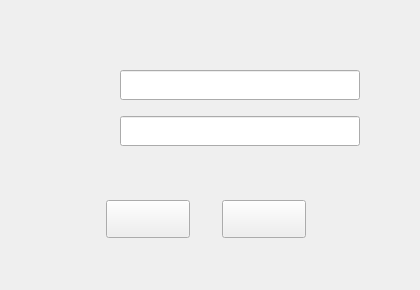
<?xml version="1.0" encoding="UTF-8"?>
<ui version="4.0">
 <class>dlg_login_blueStyle</class>
 <widget class="QDialog" name="dlg_login_blueStyle">
  <property name="geometry">
   <rect>
    <x>0</x>
    <y>0</y>
    <width>420</width>
    <height>290</height>
   </rect>
  </property>
  <property name="minimumSize">
   <size>
    <width>420</width>
    <height>290</height>
   </size>
  </property>
  <property name="maximumSize">
   <size>
    <width>420</width>
    <height>290</height>
   </size>
  </property>
  <property name="windowTitle">
   <string>dlg_login_blueStyle</string>
  </property>
  <property name="styleSheet">
   <string notr="true">QDialog#dlg_login_blueStyle{border-image: url(:/resource/Resource/login_bg.png);}</string>
  </property>
  <widget class="QToolButton" name="toolButtonOK">
   <property name="geometry">
    <rect>
     <x>106</x>
     <y>200</y>
     <width>84</width>
     <height>38</height>
    </rect>
   </property>
   <property name="styleSheet">
    <string notr="true">QToolButton#toolButtonOK{border-image: url(:/resource/Resource/login_btn.png);}
QToolButton#toolButtonOK:hover{border-image: url(:/resource/Resource/login_btn_hover.png);}
</string>
   </property>
   <property name="text">
    <string/>
   </property>
  </widget>
  <widget class="QLabel" name="label">
   <property name="geometry">
    <rect>
     <x>46</x>
     <y>76</y>
     <width>60</width>
     <height>18</height>
    </rect>
   </property>
   <property name="styleSheet">
    <string notr="true">border-image: url(:/resource/Resource/username.png);</string>
   </property>
   <property name="text">
    <string/>
   </property>
  </widget>
  <widget class="QLineEdit" name="lineEditPwd">
   <property name="geometry">
    <rect>
     <x>120</x>
     <y>116</y>
     <width>240</width>
     <height>30</height>
    </rect>
   </property>
   <property name="inputMethodHints">
    <set>Qt::ImhHiddenText|Qt::ImhNoAutoUppercase|Qt::ImhNoPredictiveText</set>
   </property>
   <property name="echoMode">
    <enum>QLineEdit::Password</enum>
   </property>
  </widget>
  <widget class="QLabel" name="labelError">
   <property name="geometry">
    <rect>
     <x>120</x>
     <y>157</y>
     <width>240</width>
     <height>23</height>
    </rect>
   </property>
   <property name="styleSheet">
    <string notr="true">border-image: url(:/resource/Resource/tips.png);</string>
   </property>
   <property name="text">
    <string/>
   </property>
  </widget>
  <widget class="QLabel" name="label_2">
   <property name="geometry">
    <rect>
     <x>46</x>
     <y>122</y>
     <width>60</width>
     <height>18</height>
    </rect>
   </property>
   <property name="styleSheet">
    <string notr="true">border-image: url(:/resource/Resource/password.png);</string>
   </property>
   <property name="text">
    <string/>
   </property>
  </widget>
  <widget class="QToolButton" name="toolButtonCancel">
   <property name="geometry">
    <rect>
     <x>222</x>
     <y>200</y>
     <width>84</width>
     <height>38</height>
    </rect>
   </property>
   <property name="styleSheet">
    <string notr="true">QToolButton#toolButtonCancel{border-image: url(:/resource/Resource/cancle_btn.png);}
QToolButton#toolButtonCancel:hover{border-image: url(:/resource/Resource/cancle_btn_hover.png);}

</string>
   </property>
   <property name="text">
    <string/>
   </property>
  </widget>
  <widget class="QLineEdit" name="lineEditName">
   <property name="geometry">
    <rect>
     <x>120</x>
     <y>70</y>
     <width>240</width>
     <height>30</height>
    </rect>
   </property>
  </widget>
 </widget>
 <layoutdefault spacing="6" margin="11"/>
 <tabstops>
  <tabstop>lineEditName</tabstop>
  <tabstop>lineEditPwd</tabstop>
  <tabstop>toolButtonOK</tabstop>
  <tabstop>toolButtonCancel</tabstop>
 </tabstops>
 <resources/>
 <connections/>
</ui>
